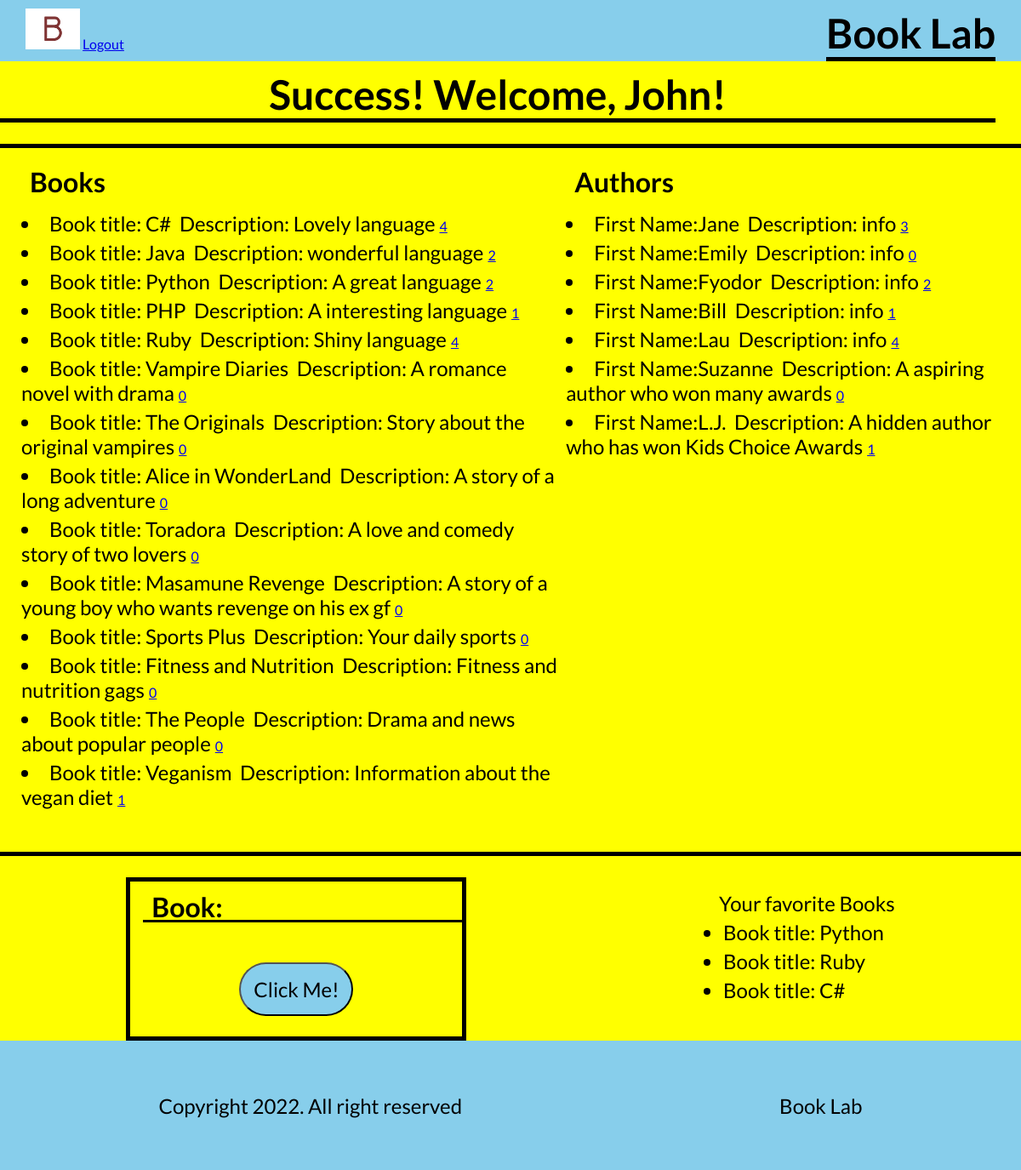
Screenshot of /home (signed in) with the database file from the repository.
### books_authors_app/models.py (models this page shows)
class Users(models.Model):
    first_name = models.CharField(max_length=50)
    last_name = models.CharField(max_length=50)
    email = models.CharField(max_length=150)
    password = models.CharField(max_length=150)
    passwordC = models.CharField(max_length=150)
    created_at = models.DateTimeField(auto_now_add=True)
    updated_at = models.DateTimeField(auto_now=True)
    objects = usersManager()

class Book(models.Model):
    title = models.CharField(max_length=255)
    description = models.TextField()
    genre = models.TextField(null=True)
    form = models.CharField(max_length=140, null=True)
    created_at = models.DateTimeField(auto_now_add=True)
    liked_users = models.ManyToManyField(Users, related_name="users_liked")
    updated_at = models.DateTimeField(auto_now=True)

class Author(models.Model):
    first_name = models.CharField(max_length=45)
    last_name = models.CharField(max_length=45)
    notes = models.TextField()
    liked_users = models.ManyToManyField(Users, related_name="user_liked")
    books = models.ManyToManyField(Book, related_name="authors")
    created_at = models.DateTimeField(auto_now_add=True)
    updated_at = models.DateTimeField(auto_now=True)

### books_authors_app/views.py (the view, shortened to what this page needs)
# urls.py: path('home', views.newHome),
def newHome(request):
    if "userid" in request.session:
        userOne = Users.objects.get(id=request.session['userid'])
        context = {
        "thisUser": Users.objects.last(),
        'favbooks': Book.objects.all(),
        'favAuthor': Author.objects.all(),
        'likedBooks': userOne.users_liked.all()
        }
        return render(request, 'home.html', context)

### books_authors_app/templates/home.html (shortened to what this page needs)
<!DOCTYPE html>
<html lang="en">
<head>
    {% load static %}
    <link rel="stylesheet" href="{% static '../static/css/home.css' %}">
</head>
<body>
    <nav>
        <div class="links">
            <img src="{% static '../static/images/bIcon.jpg' %}" alt="Company logo of a B">
            <a href="/logOut" target="_blank" id="alert">Logout</a>
        </div>
        <h1>Book Lab</h1>
    </nav>
    <main>
        <h1>Success! Welcome, {{ thisUser.first_name }}!</h1>
        <section class="padd">
            <div class="books">
                <h3>Books</h3>
                <div>
                    {% for book in favbooks %}
                        <li>Book title: {{book.title}} <span>  Description: {{book.description}}</span><a href="/book/{{book.id}}/like">{{book.liked_users.count}}</a></li>
                    {% endfor %}
                </div>
            </div>
            <div class="authors">
                <h3>Authors</h3>
                <div>
                    {% for author in favAuthor %}
                        <li>First Name:{{author.first_name}}<span>  Description: {{author.notes}}</span><a href="/author/{{author.id}}/like">{{author.liked_users.count}}</a></li>
                    {% endfor %}
                </div>
            </div>
        </section>
        <section class="generator">
            <div class="box">
                <h3 id="boxW">Book:</h3>
                <button id="generate">Click Me!</button>
            </div>
            <div class="favorite">
                Your favorite Books
                <ul>
                    {% for book in likedBooks %}
                        <li>Book title: {{book.title}}</li>
                    {% endfor %}
                </ul>
            </div>
        </section>
    </main>
    <footer>
        <p>Copyright 2022. All right reserved</p>
        <p>Book Lab</p>
    </footer>
</body>
</html>

### books_authors_app/static/css/home.css (style rules this page uses)
* { margin: 0%; padding: 0%; box-sizing: border-box; font-size: 16px; font-family: 'Lato', sans-serif; }
nav { display: flex; justify-content: space-between; background-color: skyblue; }
nav img { height: 3rem; margin-left: 30px; margin-top: 10px; }
h1 { font-size: 3rem; margin-top: 10px; margin-right: 30px; text-align: center; border-bottom: solid 5px black; }
main { background-color: yellow; display: flex; flex-direction: column; }
section { display: flex; justify-content: space-around; margin-top: 25px; border-top: 5px solid black; }
h3 { font-size: 2rem; margin: 0 0 15px 15px; }
li { font-size: 1.5rem; margin: 5px; }
span { font-size: 1.5rem; padding: 5px; }
.box { border: solid 5px black; width: 25rem; height: 12rem; margin-top: 25px; }
#boxW { border-bottom: 3px solid black; height: 3rem; padding: 10px; }
button { border-radius: 90px; background-color: skyblue; padding: 15px; font-size: 1.5rem; margin: 2rem 0 0 8rem; }
.padd { padding: 20px; }
.favorite { font-size: 1.5rem; }
.generator { display: flex; align-items: center; }
footer { display: flex; justify-content: space-around; align-items: center; background-color: skyblue; font-size: 2rem; height: 9.5rem; }
p { font-size: 1.5rem; }

### rows the page displays
Users: first_name "John"
Book: title "C#", description "Lovely language", liked_users.count "4"
Book: title "Java", description "wonderful language", liked_users.count "2"
Book: title "Python", description "A great language", liked_users.count "2"
Book: title "PHP", description "A interesting language", liked_users.count "1"
Book: title "Ruby", description "Shiny language", liked_users.count "4"
Book: title "Vampire Diaries", description "A romance novel with drama", liked_users.count "0"
Book: title "The Originals", description "Story about the original vampires", liked_users.count "0"
Book: title "Alice in WonderLand", description "A story of a long adventure", liked_users.count "0"
Book: title "Toradora", description "A love and comedy story of two lovers", liked_users.count "0"
Book: title "Masamune Revenge", description "A story of a young boy who wants revenge on his ex gf", liked_users.count "0"
Book: title "Sports Plus", description "Your daily sports", liked_users.count "0"
Book: title "Fitness and Nutrition", description "Fitness and nutrition gags", liked_users.count "0"
Book: title "The People", description "Drama and news about popular people", liked_users.count "0"
Book: title "Veganism", description "Information about the vegan diet", liked_users.count "1"
Author: first_name "Jane", notes "info", liked_users.count "3"
Author: first_name "Emily", notes "info", liked_users.count "0"
Author: first_name "Fyodor", notes "info", liked_users.count "2"
Author: first_name "Bill", notes "info", liked_users.count "1"
Author: first_name "Lau", notes "info", liked_users.count "4"
Author: first_name "Suzanne", notes "A aspiring author who won many awards", liked_users.count "0"
Author: first_name "L.J.", notes "A hidden author who has won Kids Choice Awards", liked_users.count "1"
